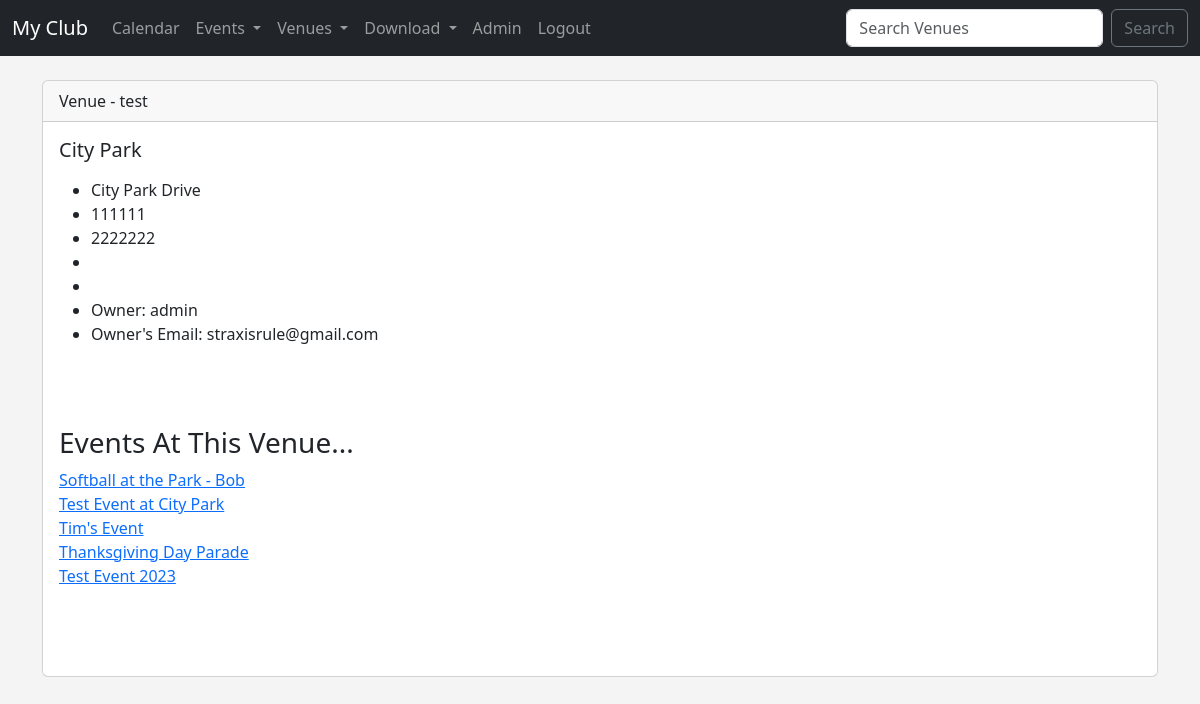
The app's page /show_venue/5 (signed in) with its own data.
### events/models.py (models this page shows, shortened)
class Venue(models.Model):
	name = models.CharField('Venue Name', max_length=120)
	address = models.CharField(max_length=300)
	zip_code = models.CharField('Zip Code', max_length=15)
	phone = models.CharField('Contact Phone', max_length=45, blank=True)
	web = models.URLField('Website Address', blank=True)
	email_address = models.EmailField('Email Address', blank=True)
	owner = models.IntegerField('Venue Owner', blank=False, default=1)
	venue_image = models.ImageField(null=True, blank=True, upload_to="images/")
	def __str__(self):
		return self.name

class Event(models.Model):
	name = models.CharField('Event Name', max_length=120)
	event_date = models.DateTimeField('Event Date')
	venue = models.ForeignKey(Venue, blank=True, null=True, on_delete=models.CASCADE)
	manager = models.ForeignKey(User, blank=True, null=True, on_delete=models.SET_NULL)
	description = models.TextField(blank=True)
	attendees = models.ManyToManyField(MyClubUser, blank=True)
	approved = models.BooleanField("Approved", default=False)
	def __str__(self):
		return self.name

### events/views.py (the view)
# urls.py: path('show_venue/<venue_id>', views.show_venue, name="show-venue"),
def show_venue(request, venue_id):
	venue = Venue.objects.get(pk=venue_id)
	venue_owner = User.objects.get(pk=venue.owner)
	events = venue.event_set.all()
	return render(request, 'events/show_venue.html',
		{'venue': venue,
		'venue_owner': venue_owner,
		'events': events})

### events/templates/events/show_venue.html (shortened to what this page needs)
{% extends 'events/base.html' %}
{% block content %}
	<div class="card">
	  <div class="card-header">
	    Venue - test
	  </div>
	  <div class="card-body">
	    <h5 class="card-title">{{ venue }}</h5>
	    <p class="card-text">
	      <ul>
			<li>{{ venue.address }}</li>
			<li>{{ venue.zip_code }}</li>
			<li>{{ venue.phone }}</li>
			<li>{{ venue.email_address }}</li>
			<li><a href="{{ venue.web }}">{{ venue.web }}</a></li>
			<li>Owner: {{ venue_owner }} </li>
			<li>Owner's Email: {{ venue_owner.email }} </li>
		  </ul>
		  <br/>
	    </p>
	    <br/>
	    <h3>Events At This Venue...</h3>
	    {% if events %}
		{% for event in events %}
			<a href="{% url 'show-event' event.id %}">{{ event }}</a><br/>
		{% endfor %}
		<br/>
		{% else %}
		No Events Scheduled At This Time...
		{% endif %}
	  </div>
	  <br/><br/>
	</div>
{% endblock %}

### events/templates/events/base.html (style rules this page uses)
body { background: #f4f4f4; }

### records on screen
Venue: name "City Park", address "City Park Drive", zip_code "111111", phone "2222222"
Event: name "Softball at the Park - Bob"
Event: name "Test Event at City Park"
Event: name "Tim's Event"
Event: name "Thanksgiving Day Parade"
Event: name "Test Event 2023"

### other values on screen
{{ venue_owner }} "admin"
{{ venue_owner.email }} "straxisrule@gmail.com"
